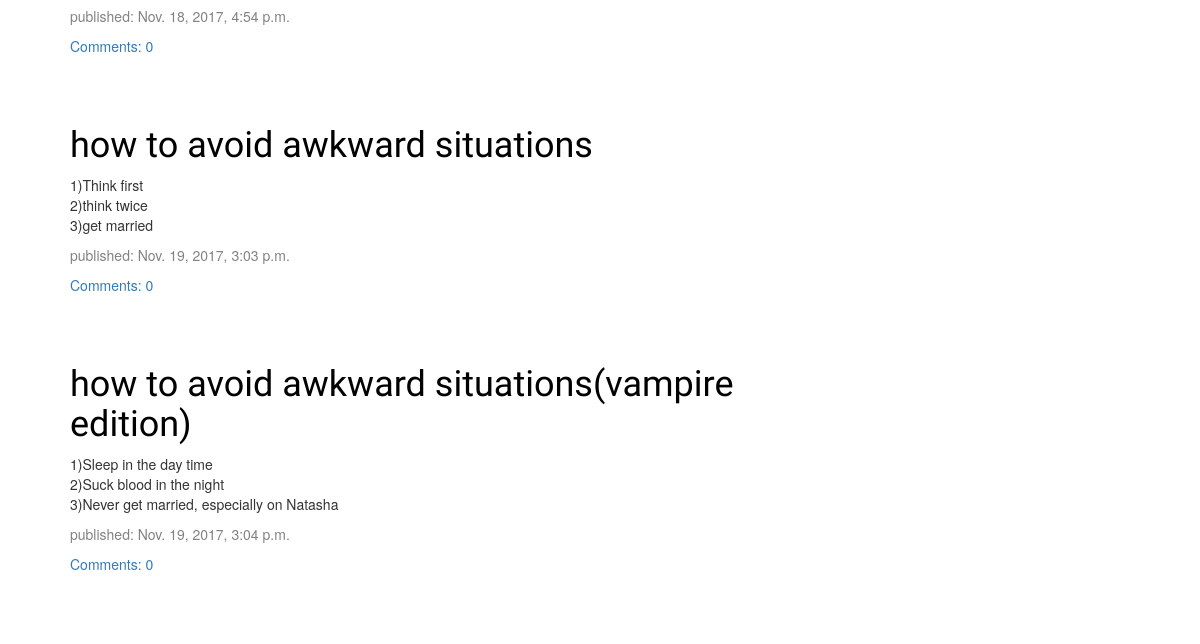
The app's page / (lower part), older data.
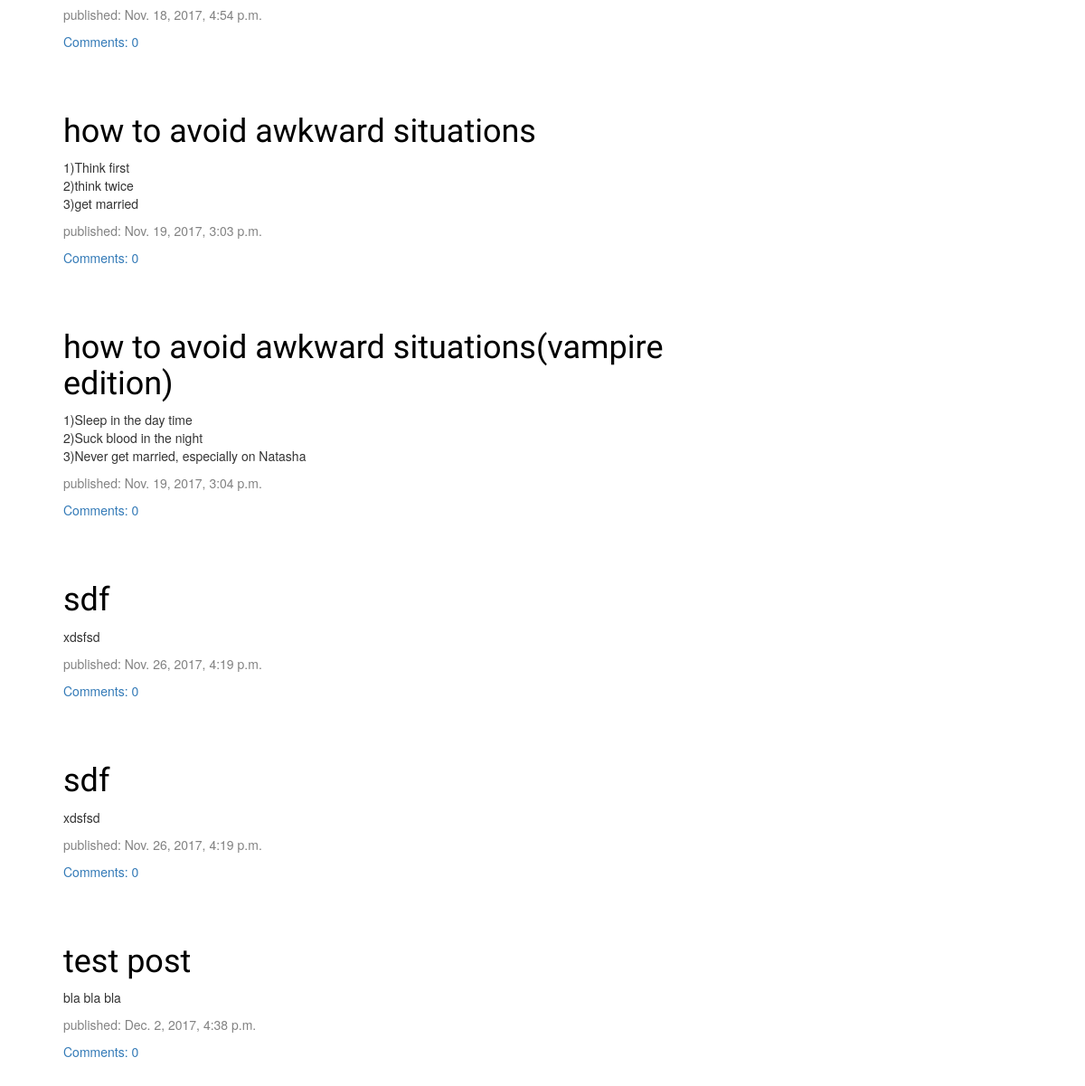
The same page, newer data.
### blog/models.py (models this page shows, shortened)
class Post(models.Model):
    author = models.ForeignKey('auth.User')
    title = models.CharField(max_length=200)
    text = models.TextField()
    created_date = models.DateTimeField(default=timezone.now)
    published_date=models.DateTimeField(blank=True, null=True)
    def approved_comments(self):
        return self.comments.filter(approved_comment=True)

### blog/views.py (the view)
# urls.py: url(r'^$', views.post_list, name='post_list'),
def post_list(request):
    posts = Post.objects.filter(published_date__lte=timezone.now()).order_by('published_date')
    return render(request, 'blog/post_list.html', {'posts':posts})

### blog/templates/blog/post_list.html
{% extends 'blog/base.html' %}
{% block content %}
  {% for post in posts %}
    <div class="post">
      <h1><a href="{% url 'post_detail' pk=post.pk %}">{{ post.title }}</a></h1>
      <p>{{ post.text|linebreaksbr }}</p>
      <div class="date">
        <p>published: {{ post.published_date }}</p>
      </div>
      <a href="{% url 'post_detail' pk=post.pk %}">Comments: {{ post.approved_comments.count }}</a>
    </div>
  {% endfor %}
{% endblock %}

Row changes from the older to the newer data that the page shows:
added Post: title "sdf", text "xdsfsd", published_date "Nov. 26, 2017, 4:19 p.m.", approved_comments.count "0"
added Post: title "sdf", text "xdsfsd", published_date "Nov. 26, 2017, 4:19 p.m.", approved_comments.count "0"
added Post: title "test post", text "bla bla bla", published_date "Dec. 2, 2017, 4:38 p.m.", approved_comments.count "0"
